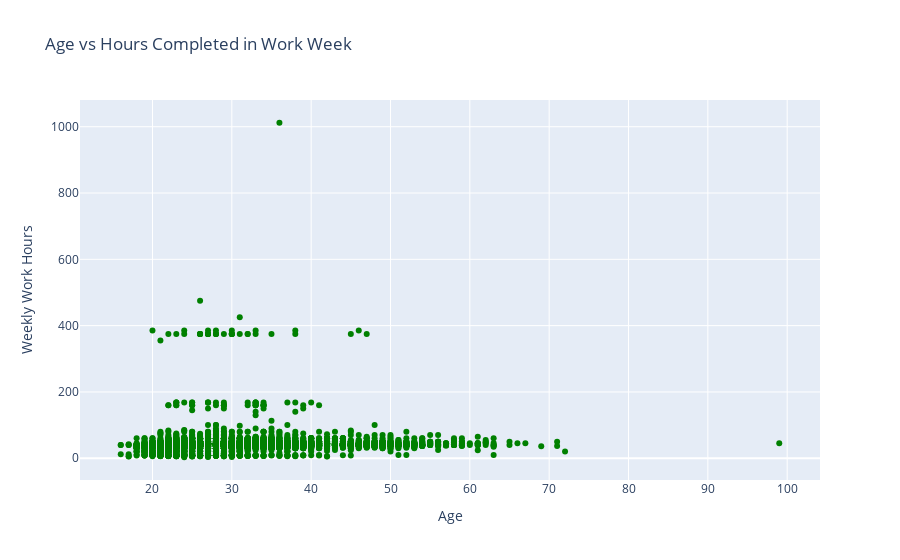

Source (notebook cell):
### Code cell
##First we will create an empty figure ising go.Figure()
fig3=go.Figure()
#Next we will create a scatter plot by using the add_trace function and use the go.scatter() function within it
# In go.Scatter we define the x-axis data,y-axis data and define the mode as markers with color of the marker as red
fig3.add_trace(go.Scatter(x=scatter_data['Age'], y=scatter_data['WorkWeekHrs'], mode='markers', marker=dict(color='green')))
fig3.update_layout(title='Age vs Hours Completed in Work Week', xaxis_title='Age', yaxis_title='Weekly Work Hours')
# Display the figure
fig3.show()

### Figure 1 — Plotly figure (JSON) as saved in the notebook; plotly's stock layout.template omitted (floating-point values rounded to 4 significant figures; data arrays with more than 128 entries replaced by an {"elided": "..."} marker saying what was removed)
{"data": [{"marker": {"color": "green"}, "mode": "markers", "type": "scatter", "x": {"elided": "11398 int values"}, "y": {"elided": "11398 float values"}}], "layout": {"title": {"text": "Age vs Hours Completed in Work Week"}, "xaxis": {"title": {"text": "Age"}}, "yaxis": {"title": {"text": "Weekly Work Hours"}}}}
